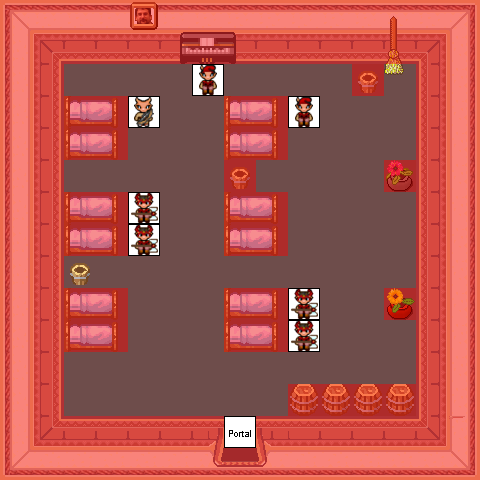

This is a level from a 2D game, rendered from its Tiled map with the project's own tilesets. A one-line summary and the map file follow, with tile-layer data summarised:
An orthogonal 15x15 tile map with 32x32 px tiles, 8 tile layers (0_floor, 1_terrain, 2_object, 3_roof, ...), 23 tilesets.

<map version="0.99b" orientation="orthogonal" width="15" height="15" tilewidth="32" tileheight="32">
 <tileset name="Unbenannt" firstgid="1" tilewidth="32" tileheight="32">
  <image source="../../tileset/ground/brown_2.png" />
 </tileset>
 <tileset name="Unbenannt" firstgid="3" tilewidth="32" tileheight="32">
  <image source="../../tileset/building/wall/int_wall_fancy_purple.png" />
 </tileset>
 <tileset name="Unbenannt" firstgid="15" tilewidth="32" tileheight="32">
  <image source="../../tileset/building/wall/int_wall_purple.png" />
 </tileset>
 <tileset name="Unbenannt" firstgid="35" tilewidth="32" tileheight="32">
  <image source="../../tileset/building/wall/int_wall_pale.png" />
 </tileset>
 <tileset name="Unbenannt" firstgid="51" tilewidth="32" tileheight="32">
  <image source="../../tileset/building/entrance/pale_red_ns.png" />
 </tileset>
 <tileset name="Unbenannt" firstgid="87" tilewidth="32" tileheight="32">
  <image source="../../tileset/item/furniture/table/wooden_pale.png" />
 </tileset>
 <tileset name="Unbenannt" firstgid="88" tilewidth="32" tileheight="32">
  <image source="../../tileset/item/furniture/chair/stool.png" />
 </tileset>
 <tileset name="Unbenannt" firstgid="89" tilewidth="32" tileheight="32">
  <image source="../../tileset/item/furniture/picture/small.png" />
 </tileset>
 <tileset name="Unbenannt" firstgid="92" tilewidth="32" tileheight="32">
  <image source="../../tileset/item/furniture/table/table_with_hob_pale.png" />
 </tileset>
 <tileset name="Unbenannt" firstgid="95" tilewidth="32" tileheight="32">
  <image source="../../tileset/item/furniture/bed/large_front_on_darker.png" />
 </tileset>
 <tileset name="Unbenannt" firstgid="101" tilewidth="32" tileheight="32">
  <image source="../../tileset/item/brush.png" />
 </tileset>
 <tileset name="Unbenannt" firstgid="104" tilewidth="32" tileheight="32">
  <image source="../../tileset/item/food/meals_1.png" />
 </tileset>
 <tileset name="Unbenannt" firstgid="106" tilewidth="32" tileheight="32">
  <image source="../../tileset/plant/indoor/flower_baskets.png" />
 </tileset>
 <tileset name="Unbenannt" firstgid="108" tilewidth="32" tileheight="32">
  <image source="../../tileset/plant/bush/blue_green.png" />
 </tileset>
 <tileset name="Unbenannt" firstgid="109" tilewidth="32" tileheight="32">
  <image source="../../tileset/ground/rock/green_crystal.png" />
 </tileset>
 <tileset name="Unbenannt" firstgid="118" tilewidth="32" tileheight="32">
  <image source="../../tileset/logic/portal.png" />
 </tileset>
 <tileset name="Unbenannt" firstgid="125" tilewidth="32" tileheight="32">
  <image source="../../tileset/logic/collision.png" />
 </tileset>
 <tileset name="Unbenannt" firstgid="126" tilewidth="32" tileheight="32">
  <image source="../../tileset/item/furniture/bed/side_on.png" />
 </tileset>
 <tileset name="Unbenannt" firstgid="128" tilewidth="32" tileheight="32">
  <image source="../../tileset/item/furniture/picture/projectleader.png" />
 </tileset>
 <tileset name="Unbenannt" firstgid="129" tilewidth="32" tileheight="32">
  <image source="../../tileset/item/furniture/other/piano.png" />
 </tileset>
 <tileset name="Unbenannt" firstgid="132" tilewidth="32" tileheight="32">
  <image source="../../tileset/item/pot/barrel.png" />
 </tileset>
 <tileset name="Unbenannt" firstgid="134" tilewidth="32" tileheight="32">
  <image source="../../tileset/plant/indoor/flower_vase.png" />
 </tileset>
 <tileset name="Unbenannt" firstgid="137" tilewidth="32" tileheight="32">
  <image source="../../tileset/logic/creature/kobold.png" />
 </tileset>
 <layer name="0_floor" width="15" height="15">
  <data>[225 cells, 225 non-empty, 1 distinct tile ids]</data>
 </layer>
 <layer name="1_terrain" width="15" height="15">
  <data>[225 cells, 104 non-empty, 23 distinct tile ids]</data>
 </layer>
 <layer name="2_object" width="15" height="15">
  <data>[225 cells, 40 non-empty, 13 distinct tile ids]</data>
 </layer>
 <layer name="3_roof" width="15" height="15">
  <data>[225 cells, 0 non-empty, 0 distinct tile ids]</data>
 </layer>
 <layer name="4_roof_add" width="15" height="15">
  <data>[225 cells, 0 non-empty, 0 distinct tile ids]</data>
 </layer>
 <layer name="objects" width="15" height="15">
  <data>[225 cells, 8 non-empty, 4 distinct tile ids]</data>
 </layer>
 <layer name="collision" width="15" height="15" opacity="0.44">
  <data>[225 cells, 135 non-empty, 1 distinct tile ids]</data>
 </layer>
 <layer name="protection" width="15" height="15">
  <data>[225 cells, 0 non-empty, 0 distinct tile ids]</data>
 </layer>
</map>
